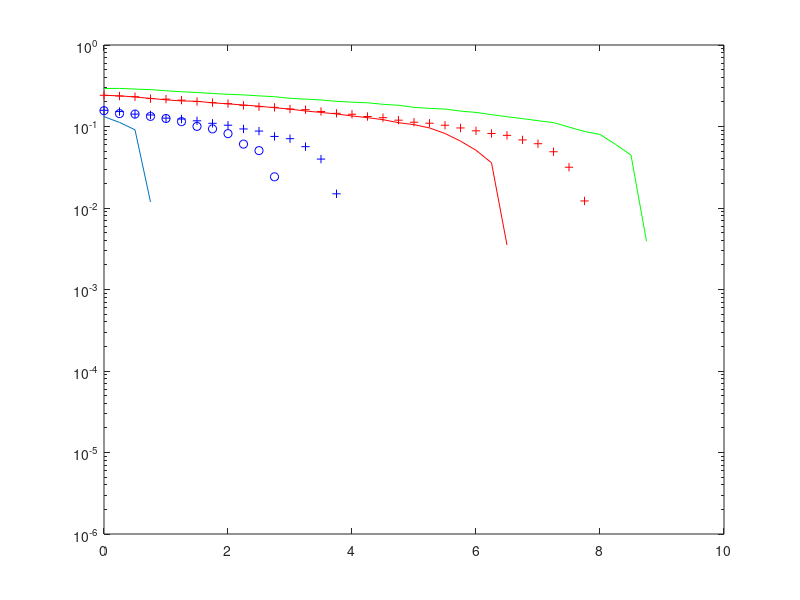

The MATLAB source for this figure: (Note: this script raises an error after producing the figure.)
% Affichage
clc
clear all
close all

% QPSK
load('TEB_QPSK_12.mat');
u = 0:0.25:1;
semilogy(u,TEB_LDPC)
hold on 
load('TEB_QPSK_23.mat');
u = 0:0.25:3;
semilogy(u,TEB_LDPC,'ob')
hold on 
load('TEB_QPSK_34.mat');
u = 0:0.25:4;
semilogy(u,TEB_LDPC,'+b')
hold on 


% 8-PSK
load('TEB_8PSK_23.mat');
u = 0:0.25:7;
semilogy(u,TEB_LDPC,'r')
hold on
load('TEB_8PSK_34.mat');
u = 0:0.25:8;
semilogy(u,TEB_LDPC,'+r')
hold on 

% 16-APSK
load('TEB_16APSK_23.mat');
u = 0:0.25:10;
semilogy(u,TEB_LDPC,'g')
load('TEB_16APSK_34.mat');
u = 0:0.25:11;
semilogy(u,TEB_LDPC,'+g')
hold on 

grid on
hold off

xlabel('Es/No');
ylabel('TEB');
legend('TEB QPSK,r=1/2','TEB QPSK,r=2/3','TEB QPSK,r=3/4',...
'TEB 8PSK,r=2/3','TEB 8PSK,r=3/4','TEB 16APSK,r=2/3','TEB 16APSK,r=3/4');
title('TEB en fonction de Es/No');